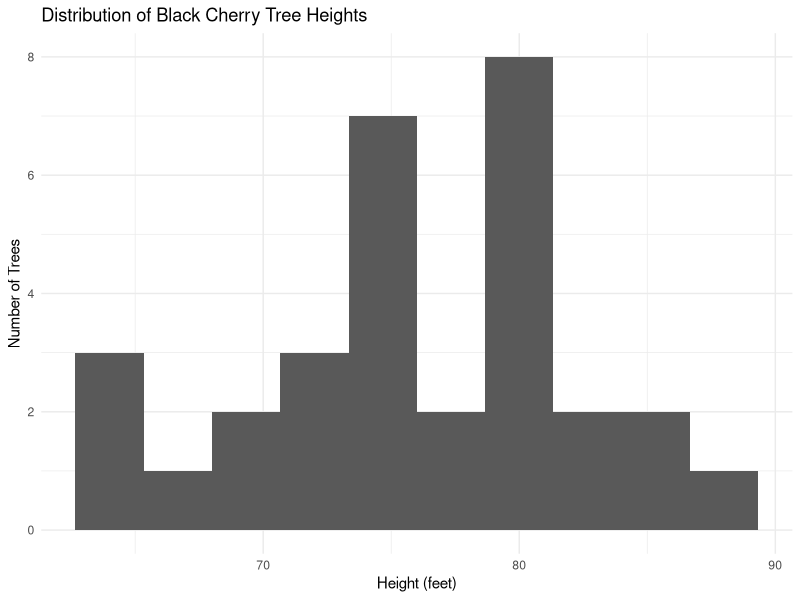
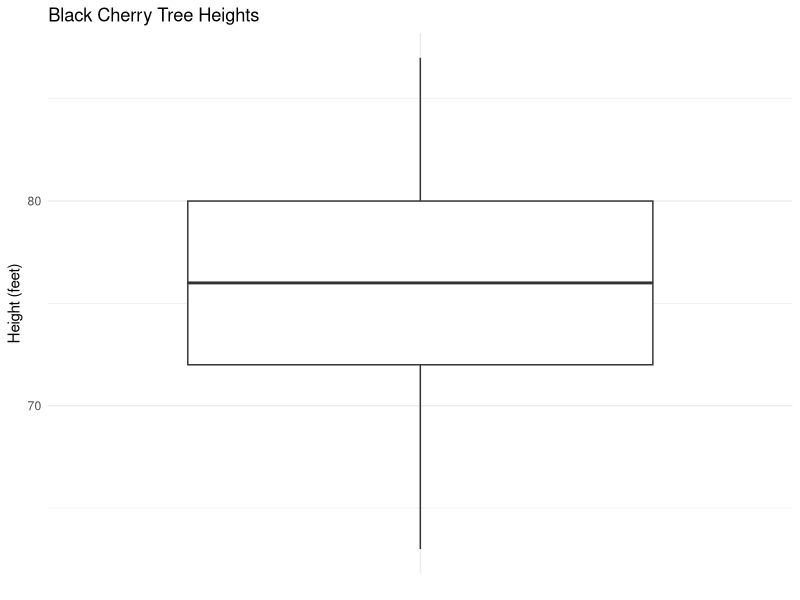
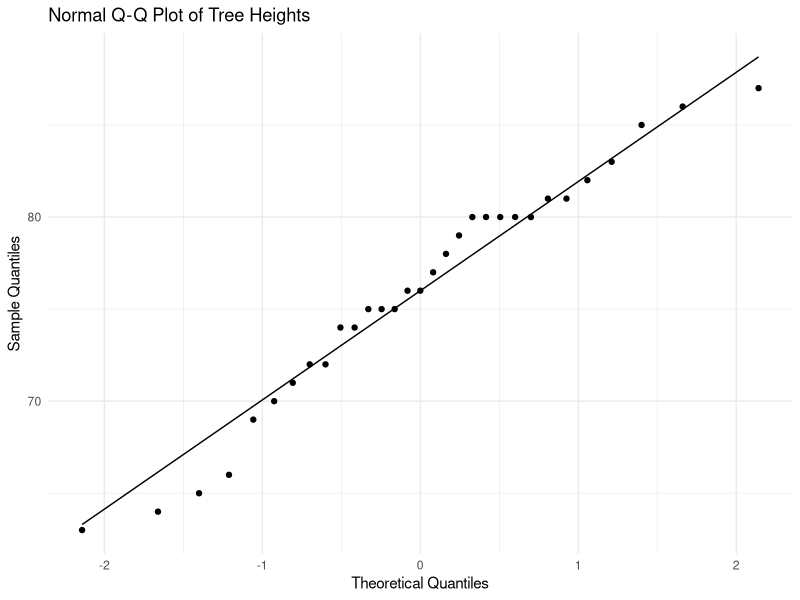
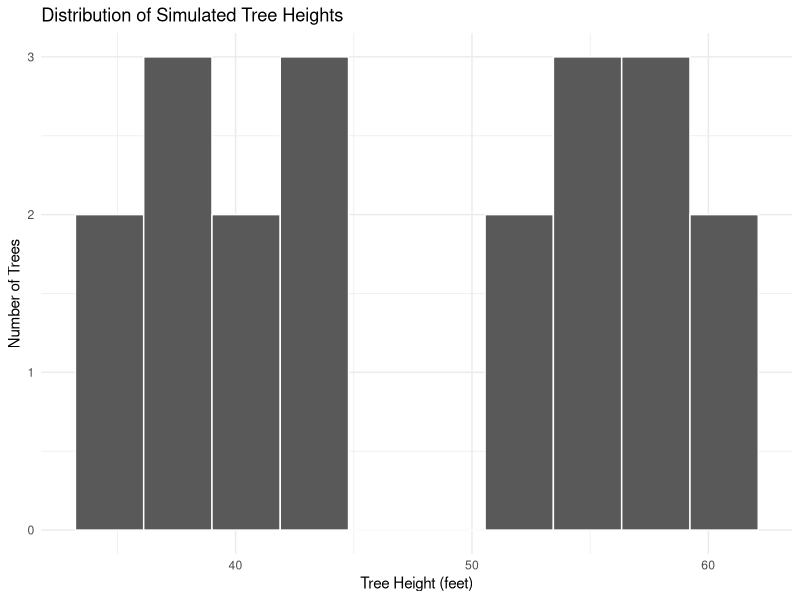
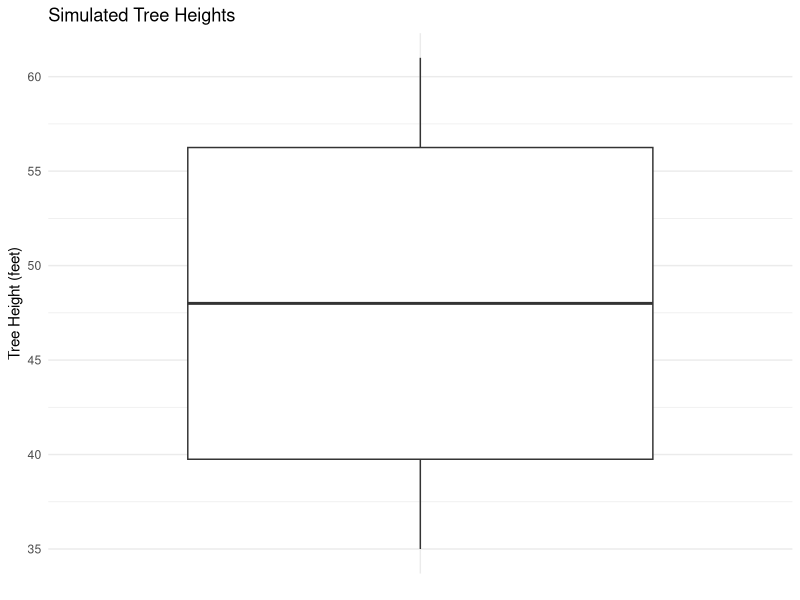
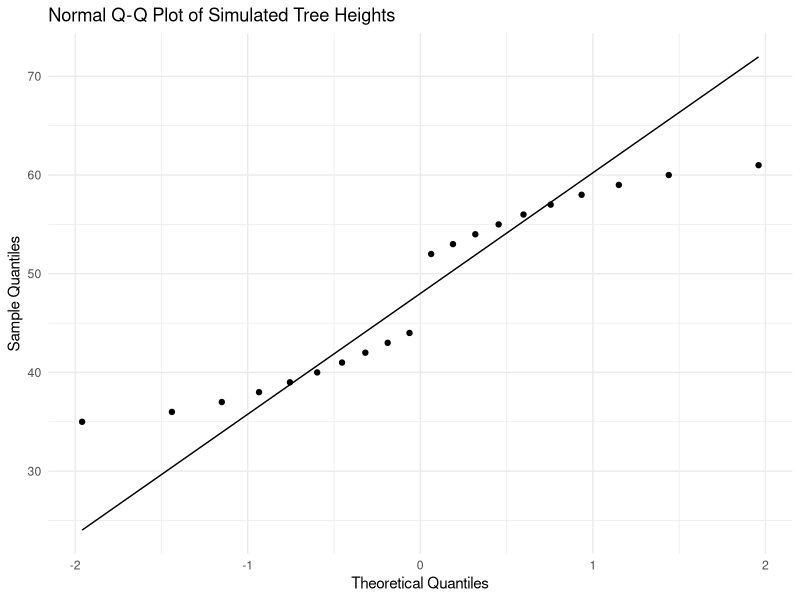
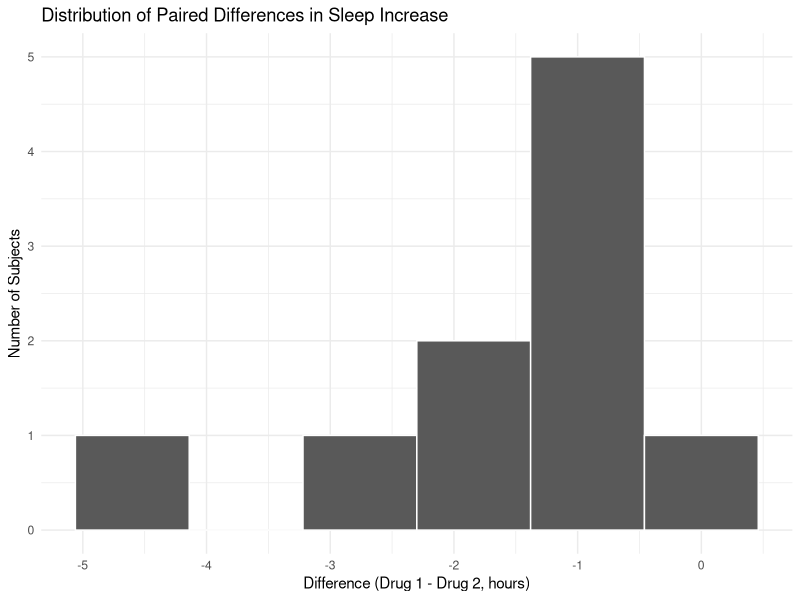
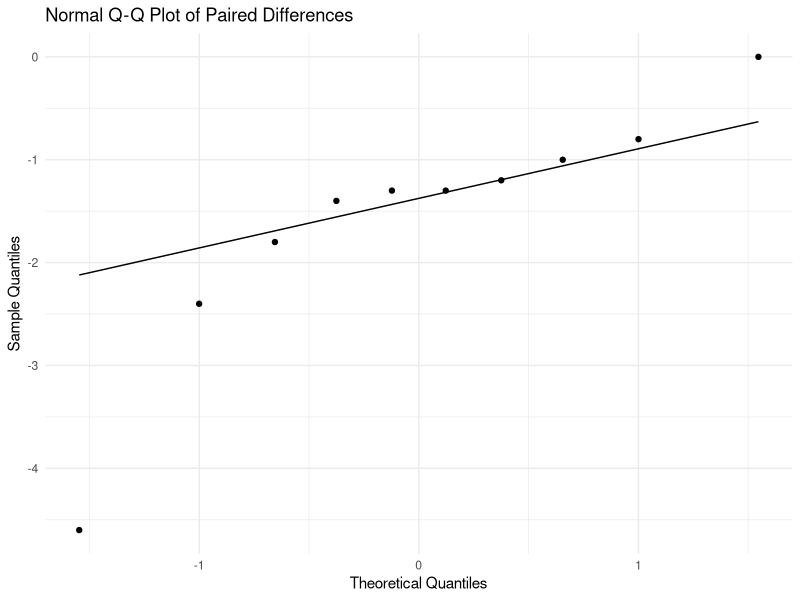

R code for these plots, in order:
# BIO 118 Laboratory Exercise 6A
# Comparing Groups: One-Sample and Two-Sample Tests

library(dplyr)
# 6.1. Comparing One Sample to a Reference Value

# 6.1.1 Load and inspect the data

# examine the dataset structure
data("trees")
head(trees)
str(trees)
summary(trees$Height)
# check missing values or unusual observations
sum(is.na(trees$Height))

# 6.1.2 Explore the data
library(tidyverse)
# create a histogram
ggplot(trees, aes(x = Height)) +
  geom_histogram(bins = 10) +
  labs(
    title = "Distribution of Black Cherry Tree Heights",
    x = "Height (feet)",
    y = "Number of Trees"
  ) +
  theme_minimal()
# create a box plot
ggplot(trees, aes(x= "", y = Height)) +
  geom_boxplot() +
  labs(
    title = "Black Cherry Tree Heights",
    x = NULL,
    y = "Height (feet)"
  ) +
  theme_minimal()

# 6.1.3 Formulate the hypotheses

# 6.1.4 Assess the Assumptions and Choose an Appropriate Test
# create a Q-Q plot
ggplot(trees, aes(sample = Height)) +
  stat_qq() +
  stat_qq_line() +
  labs(
    title = "Normal Q-Q Plot of Tree Heights",
    x = "Theoretical Quantiles",
    y = "Sample Quantiles"
  ) +
  theme_minimal()

# perform Shapiro test
shapiro.test(trees$Height)

# 6.1.5 Perform the one-sample t-test
# perform t-test
t.test(trees$Height, mu = 75)

# 6.1.6 Interpret the results

# 6.1.7 One-Sample Wilcoxon Signed-Rank Test
tree_sample <- data.frame(
  Tree_ID = 1:20,
  Height = c(
    35, 36, 37, 38, 39,
    40, 41, 42, 43, 44,
    52, 53, 54, 55, 56,
    57, 58, 59, 60, 61
  )
)
tree_sample

# create a histogram
ggplot(tree_sample, aes(x = Height)) +
  geom_histogram(bins = 10, color = "white") +
  labs(
    title = "Distribution of Simulated Tree Heights",
    x = "Tree Height (feet)",
    y = "Number of Trees"
  ) +
  theme_minimal()

# create a box plot
ggplot(tree_sample, aes(x = "", y = Height)) +
  geom_boxplot() +
  labs(
    title = "Simulated Tree Heights",
    x = NULL,
    y = "Tree Height (feet)"
  ) +
  theme_minimal()

# d. Assess normality
# Q-Q plot
ggplot(tree_sample, aes(sample = Height)) +
  stat_qq() +
  stat_qq_line() +
  labs(
    title = "Normal Q-Q Plot of Simulated Tree Heights",
    x = "Theoretical Quantiles",
    y = "Sample Quantiles"
  ) +
  theme_minimal()

shapiro.test(tree_sample$Height)

# e. Perform the One-Sample Wilcoxon Signed-Rank Test
# perform the Wilcoxon Signed-Rank Test
wilcox.test(
  tree_sample$Height,
  mu = 45,
  alternative = "two.sided",
  conf.int = TRUE
)

# 6.2. Comparing Paired Samples
# 6.2.1 Understand the Research Question

# 6.2.2 Load and inspect the data
data("sleep")
head(sleep)
str(sleep)

# 6.2.4 Prepare the Paired Data
# reshape to wide format
library(tidyverse)
sleep_wide <- sleep %>%
  pivot_wider(
    names_from = group,
    values_from = extra,
    names_prefix = "drug"
  )
head(sleep_wide)

# calculate the within-subject difference
sleep_wide <- sleep_wide %>%
  mutate(difference = drug1 - drug2)
head(sleep_wide)

# 6.2.5 Explore the Differences
ggplot(sleep_wide, aes(x = difference)) +
  geom_histogram(bins = 6, color = "white") +
  labs(
    title = "Distribution of Paired Differences in Sleep Increase",
    x = "Difference (Drug 1 - Drug 2, hours)",
    y = "Number of Subjects"
  ) +
  theme_minimal()

ggplot(sleep_wide, aes(sample = difference)) +
  stat_qq() +
  stat_qq_line() +
  labs(
    title = "Normal Q-Q Plot of Paired Differences",
    x = "Theoretical Quantiles",
    y = "Sample Quantiles"
  ) +
  theme_minimal()

shapiro.test(sleep_wide$difference)
  
# 6.2.6 Perform the Paired t-test
t.test(
  sleep_wide$drug1,
  sleep_wide$drug2,
  paired = TRUE
)

# 6.2.7 Perform the Wilcoxon Signed-Rank Test
wilcox.test(
  sleep_wide$drug1,
  sleep_wide$drug2,
  paired = TRUE,
  alternative = "two.sided"
)

# 6.3. Comparing Means of Two Independent Groups
# 6.3.1 Understand the research question
data("iris")
head(iris)
str(iris)

# 6.3.3 Prepare the data
data_subset <- iris %>%
  filter(Species %in% c("setosa", "versicolor"))
head(data_subset)
# check the number of observations in each group
table(data_subset$Species)

# remove unused factor levels
data_subset <- droplevels(data_subset)
# check the number of observations in each group
table(data_subset$Species)

# 6.3.5 Explore the data
# create a histogram
ggplot(data_subset, aes(x = Sepal.Length)) +
  geom_histogram(bins = 10, color = "white") +
  facet_wrap(~Species) +
  labs(
    title = "Distribution of Sepal Length by Species",
    x = "Sepal Length (cm)",
    y = "Number of Flowers"
  ) +
  theme_minimal()

# create a boxplot
ggplot(data_subset, aes(x = Species, y = Sepal.Length)) +
  geom_boxplot() +
  labs(
    title = "Comparison of Sepal Length Between Species",
    x = "Species",
    y = "Sepal Length (cm)"
  ) +
  theme_minimal()

# calculate the mean and standard deviation for each group
data_subset %>%
  group_by(Species) %>%
  summarise(
    n = n(),
    mean_length = mean(Sepal.Length),
    sd_length = sd(Sepal.Length)
  )

# 6.3.6 Assess the assumptions
# create Q-Q plot
ggplot(data_subset, aes(sample = Sepal.Length)) +
  stat_qq() +
  stat_qq_line() +
  facet_wrap(~Species) +
  labs(
    title = "Normal Q-Q Plots of Sepal Length by Species",
    x = "Theoretical Quantiles",
    y = "Sample Quantiles"
  ) +
  theme_minimal()

# Use shapiro test
shapiro.test(
  data_subset$Sepal.Length[data_subset$Species == "setosa"]
)

shapiro.test(
  data_subset$Sepal.Length[data_subset$Species == "versicolor"]
)

# examine variances using levene’s test
library(car)
leveneTest(
  Sepal.Length ~ Species,
  data = data_subset
)

# 6.3.7 Perform Welch's Two-Sample t-Test
# Welch’s t-test
t.test(
  Sepal.Length ~ Species,
  data = data_subset
)

# 6.3.8 Demonstrate the Mann–Whitney U Test
wilcox.test(
  Sepal.Length ~ Species,
  data = data_subset,
  alternative = "two.sided"
)
